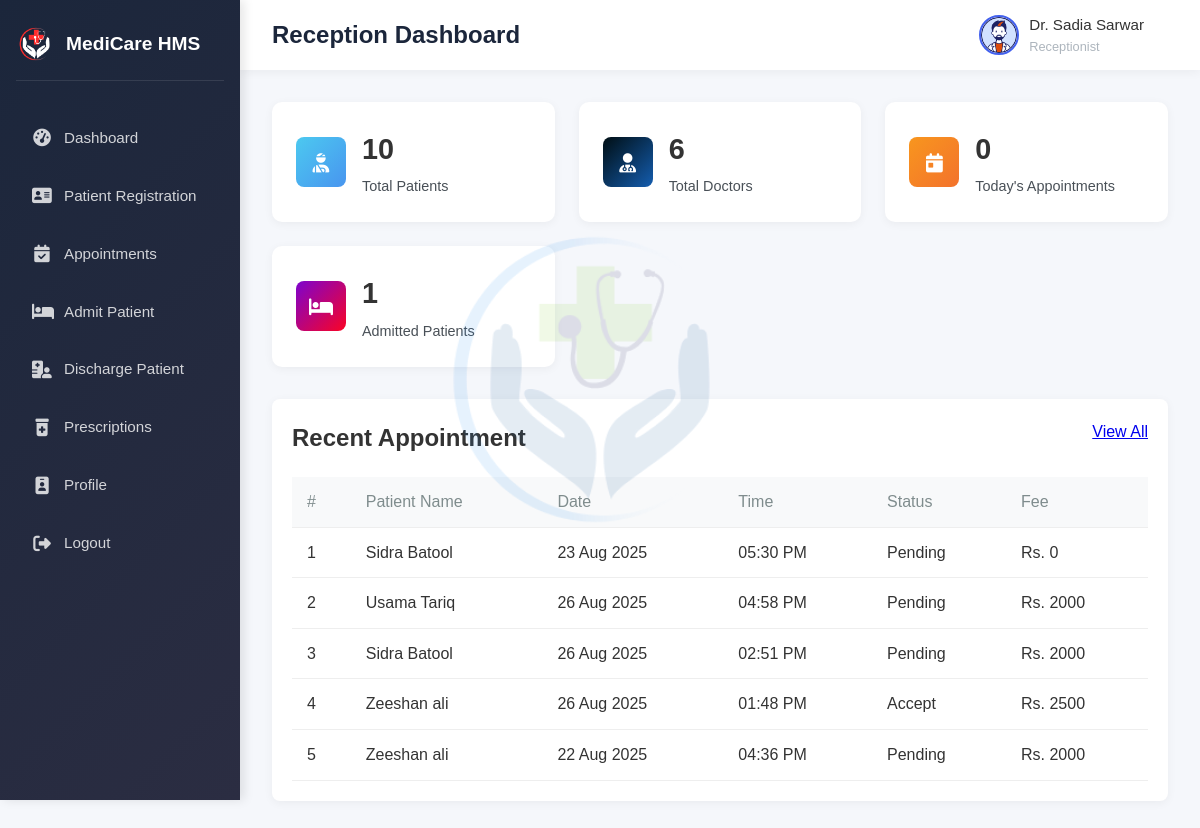
Page /Reception/home.php (signed in) on the earlier database version.
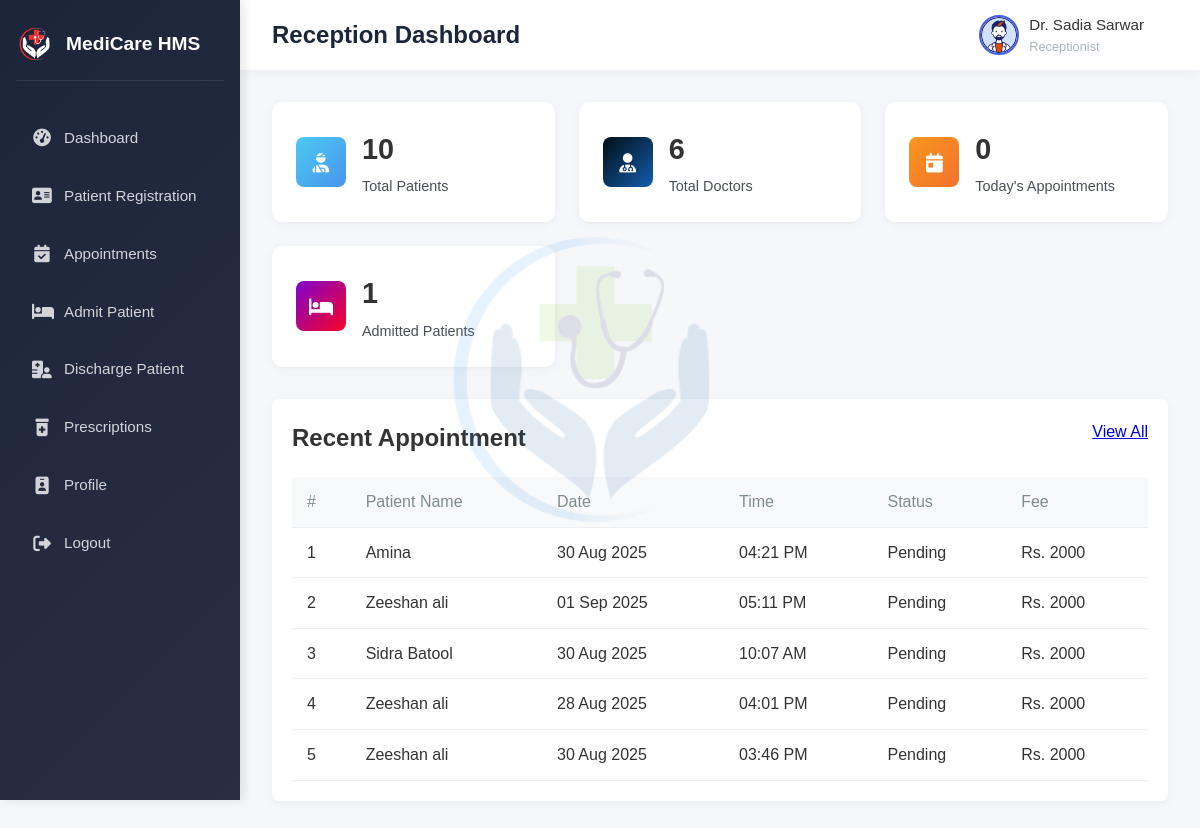
Same page on the later database version.
### tables this page shows
CREATE TABLE `appointment` (
  `id` int(11) NOT NULL,
  `doctor_id` int(11) NOT NULL,
  `patient_id` int(11) NOT NULL,
  `patient_name` varchar(80) NOT NULL,
  `added_on` date NOT NULL,
  `date` date NOT NULL,
  `time` time NOT NULL,
  `fee` int(11) NOT NULL,
  `payment_id` varchar(80) NOT NULL,
  `pay_status` varchar(80) NOT NULL,
  `status` varchar(80) NOT NULL
);

### Reception/home.php (the view, shortened to what this page needs)
<!DOCTYPE html>
<html lang="en">
<head>
</head>
<body>
<?php
include 'header.php';
include 'navbar.php';
?>
  <main class="main-content">
    <div class="stats-grid">
      <div class="stat-card">
        <div class="stat-icon patients">
          <i class="fas fa-user-injured"></i>
        </div>
        <div class="stat-info">
            <?php
            $sql="select * from patient";
            $result=mysqli_query($con,$sql);
            ?>
          <h3><?php echo mysqli_num_rows($result);?></h3>
          <p>Total Patients</p>
        </div>
      </div>
      <div class="stat-card">
        <div class="stat-icon doctors">
        <i class="fa-solid fa-user-doctor"></i>
        </div>
        <div class="stat-info">
          <?php
            $sql="select * from doctor";
            $result=mysqli_query($con,$sql);
            ?>
          <h3><?php echo mysqli_num_rows($result);?></h3>
          <p>Total Doctors</p>
        </div>
        </div>
      <div class="stat-card">
        <div class="stat-icon appointments">
          <i class="fas fa-calendar-day"></i>
        </div>
        <div class="stat-info">
          <?php
            $sql = "SELECT * FROM prescription WHERE date = CURDATE()";
            $result=mysqli_query($con,$sql);
            ?>
          <h3><?php echo mysqli_num_rows($result);?></h3>
          <p>Today's Appointments</p>
        </div>
      </div>
      <div class="stat-card">
      <div class="stat-icon Admitted">
      <i class="fa-solid fa-bed"></i>
        </div>
        <div class="stat-info">
          <?php
            $sql="select * from admin_patient where status='admit'";
            $result=mysqli_query($con,$sql);
            ?>
          <h3><?php echo mysqli_num_rows($result);?></h3>
          <p>Admitted Patients</p>
        </div>
      </div>
    </div>
    <div class="recent-prescriptions">
        <div class="section-header">
            <h2>Recent Appointment</h2>
            <a href="appointment.php">View All</a>
        </div>
        <table>
            <thead>
                <tr>
                    <th>#</th>
                    <th>Patient Name</th>
                    <th>Date</th>
                    <th>Time</th>
                    <th>Status</th>
                    <th>Fee</th>
                </tr>
            </thead>
            <tbody>
                <?php
                $i=1;
                $sql="SELECT * from appointment order by id desc LIMIT 5";
                $result=mysqli_query($con,$sql);
                while($row=mysqli_fetch_array($result)){
                ?>
                <tr>
                <td><?php echo $i++;?></td>
                <td><?php echo $row['patient_name'];?></td>
                <td><?php echo date('d M Y',strtotime($row['date']));?></td>
                <td><?php echo date('h:i A',strtotime($row['time']));?></td>
                  <td><?php echo $row['status'];?></td>
                  <td>Rs. <?php echo $row['fee'];?></td>
                  </tr>
            <?php } ?>
            </tbody>
        </table>
    </div>
  </main>
</body>
</html>

Differences in the rows shown:
no longer on this page (row unchanged): appointment: patient_name "Sidra Batool", date "23 Aug 2025", time "05:30 PM", status "Pending", fee "0"
no longer on this page (row unchanged): appointment: patient_name "Usama Tariq", date "26 Aug 2025", time "04:58 PM", status "Pending", fee "2000"
no longer on this page (row unchanged): appointment: patient_name "Sidra Batool", date "26 Aug 2025", time "02:51 PM", status "Pending", fee "2000"
no longer on this page (row unchanged): appointment: patient_name "Zeeshan ali", date "26 Aug 2025", time "01:48 PM", status "Accept", fee "2500"
no longer on this page (row unchanged): appointment: patient_name "Zeeshan ali", date "22 Aug 2025", time "04:36 PM", status "Pending", fee "2000"
added appointment: patient_name "Amina", date "30 Aug 2025", time "04:21 PM", status "Pending", fee "2000"
added appointment: patient_name "Zeeshan ali", date "01 Sep 2025", time "05:11 PM", status "Pending", fee "2000"
added appointment: patient_name "Sidra Batool", date "30 Aug 2025", time "10:07 AM", status "Pending", fee "2000"
added appointment: patient_name "Zeeshan ali", date "28 Aug 2025", time "04:01 PM", status "Pending", fee "2000"
added appointment: patient_name "Zeeshan ali", date "30 Aug 2025", time "03:46 PM", status "Pending", fee "2000"
